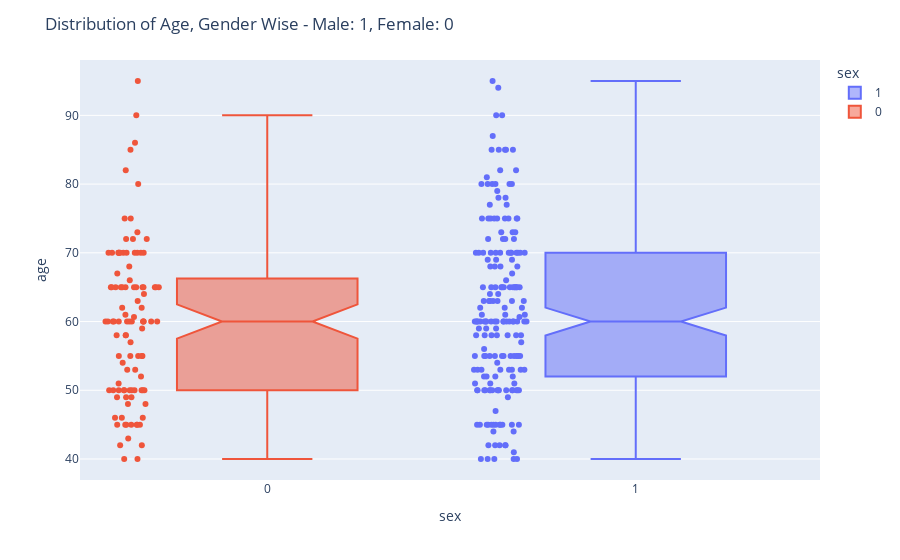

Notebook source saved alongside this figure:
### Markdown cell above
## 3. Distribution of Age w.r.t Gender

### Code cell
# Notched box plots apply a "notch" or narrowing of the box around the median.
# Notches are useful in offering a rough guide to significance of difference of medians;
# if the notches of two boxes do not overlap, this offers evidence of a statistically significant
# difference between the medians. Ref - https://en.wikipedia.org/wiki/Box_plot#Variations

utils.constructNotchedBoxPlots(data_frame = heart_faliure_data,
                               x = 'sex',
                               y = 'age',
                               hover_name = 'sex',
                               color = 'sex',
                               title_text = 'Distribution of Age, Gender Wise - Male: 1, Female: 0',
                               export_to_png = True)

### Figure 1 — Plotly figure (JSON) as saved in the notebook; plotly's stock layout.template omitted (floating-point values rounded to 4 significant figures; data arrays with more than 128 entries replaced by an {"elided": "..."} marker saying what was removed)
{"data": [{"alignmentgroup": "True", "boxpoints": "all", "hovertemplate": "<b>%{hovertext}</b><br><br>sex=%{x}<br>age=%{y}<extra></extra>", "hovertext": {"elided": "194 int values"}, "legendgroup": "1", "marker": {"color": "#636efa"}, "name": "1", "notched": true, "offsetgroup": "1", "orientation": "v", "showlegend": true, "x": {"elided": "194 int values"}, "x0": " ", "xaxis": "x", "y": {"elided": "194 float values"}, "y0": " ", "yaxis": "y", "type": "box"}, {"alignmentgroup": "True", "boxpoints": "all", "hovertemplate": "<b>%{hovertext}</b><br><br>sex=%{x}<br>age=%{y}<extra></extra>", "hovertext": [0, 0, 0, 0, 0, 0, 0, 0, 0, 0, 0, 0, 0, 0, 0, 0, 0, 0, 0, 0, 0, 0, 0, 0, 0, 0, 0, 0, 0, 0, 0, 0, 0, 0, 0, 0, 0, 0, 0, 0, 0, 0, 0, 0, 0, 0, 0, 0, 0, 0, 0, 0, 0, 0, 0, 0, 0, 0, 0, 0, 0, 0, 0, 0, 0, 0, 0, 0, 0, 0, 0, 0, 0, 0, 0, 0, 0, 0, 0, 0, 0, 0, 0, 0, 0, 0, 0, 0, 0, 0, 0, 0, 0, 0, 0, 0, 0, 0, 0, 0, 0, 0, 0, 0, 0], "legendgroup": "0", "marker": {"color": "#EF553B"}, "name": "0", "notched": true, "offsetgroup": "0", "orientation": "v", "showlegend": true, "x": [0, 0, 0, 0, 0, 0, 0, 0, 0, 0, 0, 0, 0, 0, 0, 0, 0, 0, 0, 0, 0, 0, 0, 0, 0, 0, 0, 0, 0, 0, 0, 0, 0, 0, 0, 0, 0, 0, 0, 0, 0, 0, 0, 0, 0, 0, 0, 0, 0, 0, 0, 0, 0, 0, 0, 0, 0, 0, 0, 0, 0, 0, 0, 0, 0, 0, 0, 0, 0, 0, 0, 0, 0, 0, 0, 0, 0, 0, 0, 0, 0, 0, 0, 0, 0, 0, 0, 0, 0, 0, 0, 0, 0, 0, 0, 0, 0, 0, 0, 0, 0, 0, 0, 0, 0], "x0": " ", "xaxis": "x", "y": [65, 65, 49, 70, 48, 65, 65, 75, 95, 50, 50, 82, 60, 50, 60, 57, 53, 60, 70, 60, 50, 45, 42, 70, 70, 55, 70, 60, 59, 42, 58, 70, 60, 63, 60, 72, 70, 58, 60, 85, 65, 86, 66, 60, 60, 43, 46, 58, 46, 65, 62, 46, 50, 61, 72, 65, 52, 50, 80, 65, 70, 49, 50, 60, 60.67, 40, 64, 45, 65, 50, 50, 40, 60, 49, 48, 70, 54, 55, 75, 65, 72, 60, 65, 70, 73, 53, 50, 55, 70, 65, 62, 68, 45, 51, 67, 45, 70, 50, 55, 45, 65, 90, 45, 55, 45], "y0": " ", "yaxis": "y", "type": "box"}], "layout": {"xaxis": {"anchor": "y", "domain": [0, 1], "title": {"text": "sex"}, "categoryorder": "array", "categoryarray": [1, 0]}, "yaxis": {"anchor": "x", "domain": [0, 1], "title": {"text": "age"}}, "legend": {"title": {"text": "sex"}, "tracegroupgap": 0}, "margin": {"t": 60}, "boxmode": "overlay", "title": {"text": "Distribution of Age, Gender Wise - Male: 1, Female: 0"}}}
